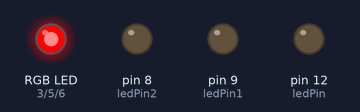
Bench run of a sketch on a simulated Arduino Uno, built with avr-gcc and run on an emulated ATmega328P. On the bench: an RGB LED mixed from three pins (HIGH = lit), output pins drawn as LEDs (lit = HIGH).

Above: at 0.05 s.
At 1.95 s:
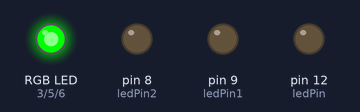
At 3.95 s:
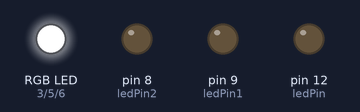
At 7.95 s:
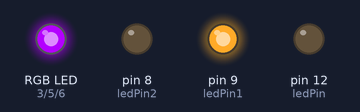
At 12.45 s:
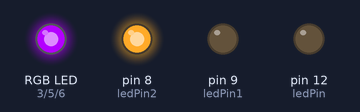
At 16.95 s:
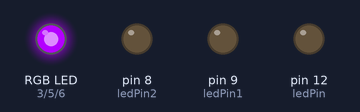
Timing chart, 0 to 22.1 s (numbered marks = the images above):
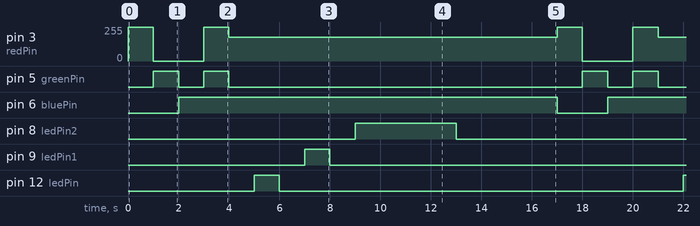

The sketch:

christmas_lights_LED__nov29.ino
```cpp
int redPin= 3;// Red Color to pin 3 on the Arduino
int greenPin = 5;//Green Color to pin 5 on the Arduino
int bluePin = 6;//Blue Color to pin 6 on the Arduino

int ledPin= 12;// LED Red Color to pin 12 on the Arduino // the pin of the LED
int ledPin1 = 9;// LED Green Color to pin 9 on the Arduino
int ledPin2 = 8; //LED White Color to pin 8 on the Arduino

// In the setup section we need to define redPin, greenPin and bluePin as outputs.
void setup() {
  pinMode(redPin, OUTPUT);
  pinMode(greenPin, OUTPUT);
  pinMode(bluePin, OUTPUT);

  pinMode(ledPin, OUTPUT); //initialize digital pin LED_BUILTIN as an output.
  pinMode(ledPin1, OUTPUT);
  pinMode(ledPin2, OUTPUT);

}
//These arguments represents the brightness of the LEDs or the duty cycle of the PWM signal which is created using the analogWrite() function. These values can vary from 0 to 255 which represents 100 % duty cycle of the PWM signal or maximum LED brightness.
//we will make our program which will change the color of the LED each a second
void loop() {
  setColor(255, 0, 0); // Red Color
  delay(1000);
  setColor(0, 255, 0); // Green Color
  delay(1000);
  setColor(0, 0, 255); // Blue Color
  delay(1000);
  setColor(255, 255, 255); // White Color
  delay(1000);
  setColor(180, 0, 255); // Purple Color
  delay(1000);

   digitalWrite(ledPin,HIGH); //turn the LED on (HIGH is the voltage level)
    delay(1000); //wait for a second
    digitalWrite(ledPin,LOW); //turn the LED off by making the voltage LOW
    delay(1000); //wait for a second

    digitalWrite(ledPin1,HIGH); //turn the LED on (HIGH is the voltage level)
    delay(1000); //wait for a second
    digitalWrite(ledPin1,LOW); //turn the LED off by making the voltage LOW
    delay(1000); //wait for a second

    digitalWrite(ledPin2,HIGH); //turn the LED on (HIGH is the voltage level) // LED White Color
    delay(4000); //wait for a second
    digitalWrite(ledPin2,LOW); //turn the LED off by making the voltage LOW
    delay(4000); //wait for a second

}
//At the bottom of the sketch we have this custom made function named setColor() which takes 3 different arguments redValue, greenValue and blueValue.
void setColor(int redValue, int greenValue, int blueValue) {
  analogWrite(redPin, redValue);
  analogWrite(greenPin, greenValue);
  analogWrite(bluePin, blueValue);
}
```

Measured:
- by itself, pin 3 (redPin): repeats every 17.0 s: 0/255 2.0 s, 255/255 1.0 s, 180/255 13.0 s, 255/255 1.0 s
- by itself, pin 5 (greenPin): repeats every 17.0 s: LOW 1.0 s, HIGH 1.0 s, LOW 14.0 s, HIGH 1.0 s
- by itself, pin 6 (bluePin): alternates HIGH for 15.0 s and LOW for 2.0 s
- by itself, pin 8 (ledPin2): alternates HIGH for 4.0 s and LOW for 13.0 s
- by itself, pin 9 (ledPin1), pin 12 (ledPin): alternates HIGH for 1.0 s and LOW for 16.0 s
